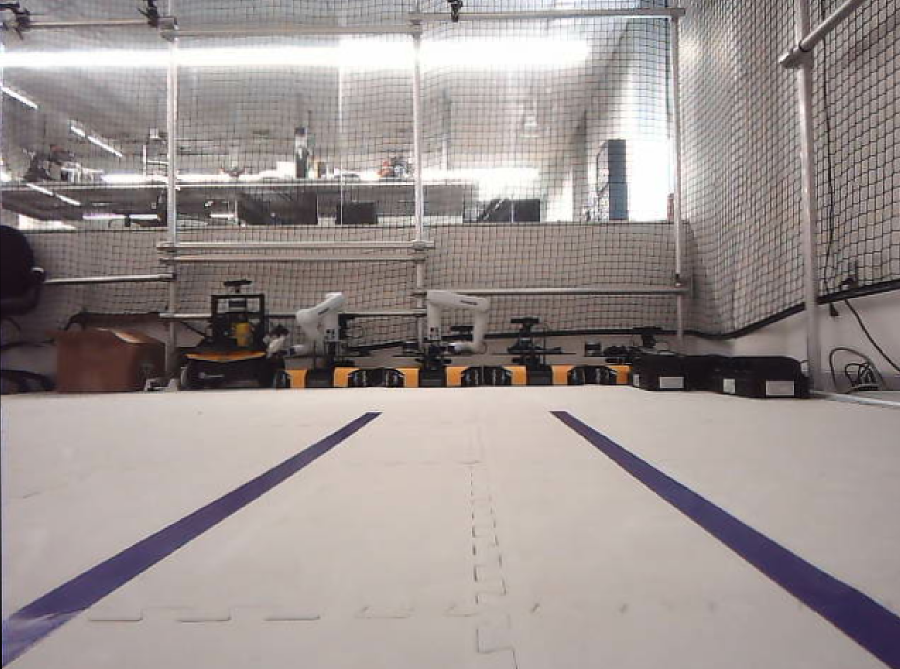
#> input picture nodes/test_images/11.png, 1800 x 1338 px (shown at 1/2 size)
$ python lane_util.py
#> lines starting #> are read from the running program, lines starting #| are printed output that depends on the picture; after the words box and inside, x2 and y2 are one past the last pixel; in counts of white or black regions, pixels touching at a corner belong together; long printed decimals are rounded
#> further down, image is the input picture: shape (1338, 1800, 3); mean B, G, R 144, 145.9, 155
import cv2
import numpy as np
import matplotlib.pyplot as plt
import time, copy
from PIL import Image

# https://hackthedeveloper.com/lane-detection-opencv-python/

def process_and_draw(image, visualize=False, scale_fac=500):
    # [6 lines of commented-out code are left out]

#> called with visualize = True, scale_fac = 500
    height, width = image.shape[:2]
#> height = 1338; width = 1800
    # plt.imshow(image)
    # plt.show()

    # cropped_image = image[int(height * 0.60):height, 10:width]
    crop_multiplier = 0.70
    cropped_image = image[int(height * crop_multiplier):height, 10:width]
    # [9 lines of commented-out code are left out]
    bilateral = cv2.bilateralFilter(cropped_image, d=35, sigmaColor=250, sigmaSpace=50)
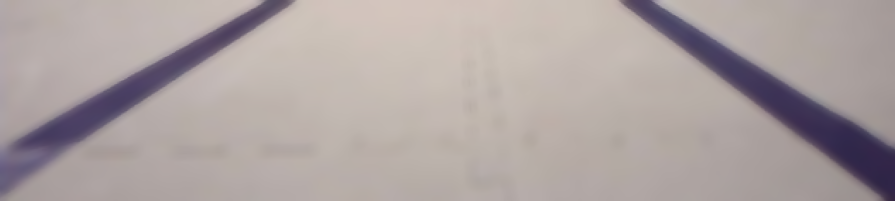
#> bilateral: shape (402, 1790, 3) (shown at 1/2 size); mean B, G, R 161.9, 162.8, 173
    # plt.imshow(bilateral, cmap='gray')
    # plt.show()

    # converting to grayscale
    gray = cv2.cvtColor(bilateral, cv2.COLOR_BGR2GRAY)
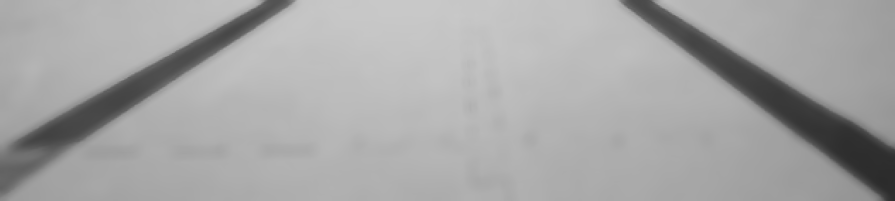
#> gray: shape (402, 1790) (shown at 1/2 size); min 43, max 200, mean 165.8
    # [10 lines of commented-out code are left out]
    edges = cv2.Canny(gray, 50, 100)
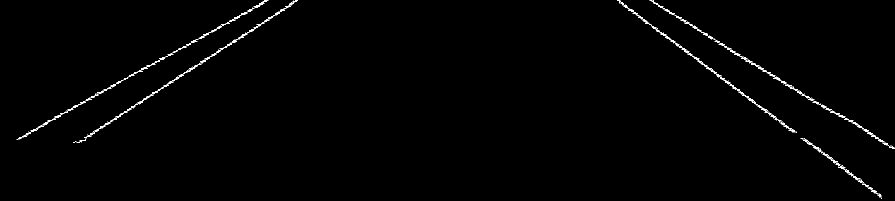
#> edges: shape (402, 1790) (shown at 1/2 size); 0.76% white in thin lines or dots
    # plt.imshow(edges)
    # plt.show()

    # hough transform
    lines_right = cv2.HoughLinesP(edges, rho=6, theta=np.pi/105, threshold=160, minLineLength=125, maxLineGap=10)
#> lines_right = 23 rows, first 6: [1300, 0, 1663, 224], [1237, 0, 1589, 264], [161, 283, 590, 0], [135, 219, 524, 9], [1239, 5, 1584, 263], [1299, 0, 1661, 224]
    lines_left = cv2.HoughLinesP(edges, rho=6, theta=np.pi/75, threshold=160, minLineLength=125, maxLineGap=10)
#> lines_left = 23 rows, first 6: [1236, 0, 1549, 238], [1237, 0, 1584, 263], [155, 284, 366, 150], [1455, 99, 1594, 179], [165, 207, 341, 106], [275, 205, 586, 7]

    if lines_right is None or lines_left is None:
        return [None, None]

    if len(lines_right) == 0 or len(lines_left) == 0:
        return [None, None]

    # [:, 0:int((width)//2)]
    # [:, int((width)//2):width]
    # print(f"left: {len(lines_left)}")
    # print(f"right: {len(lines_right)}")
    lines = np.concatenate((lines_left, lines_right))
#> lines = 46 rows, first 6: [1236, 0, 1549, 238], [1237, 0, 1584, 263], [155, 284, 366, 150], [1455, 99, 1594, 179], [165, 207, 341, 106], [275, 205, 586, 7]
    # print(lines)
    cropped_image = bilateral
    if visualize:
        # drawing lines
        line_image = np.zeros_like(cropped_image)
        # line_image = np.zeros_like(image)
        left_lines = []
        right_lines = []

        left_x_coords = []
        right_x_coords = []

        x_coords = []
        y_coords = []

        # print(lines)

        if lines is None:
            return [None, None]

        for line in lines:
            x1, y1, x2, y2 = line[0]

            # height_chopped = height - cropped_image.shape[0] - 10
            # y1 += height_chopped
            # y2 += height_chopped

            x_coords.append(x1)
            x_coords.append(x2)
            y_coords.append(y1)
            y_coords.append(y2)

            left_color = (0, 255, 0)
            right_color = (0, 0, 255)

            line_width = 3

            if x1 < (width / 2):
                cv2.line(line_image, (x1, y1), (x2, y2), left_color, line_width)
                # print(f"left: {line}")
                left_lines.append(line[0])
                left_x_coords.append(x1)
                left_x_coords.append(x2)
            else:
                cv2.line(line_image, (x1, y1), (x2, y2), right_color, line_width)
                # print(f"right: {line}")
                right_lines.append(line[0])
                right_x_coords.append(x1)
                right_x_coords.append(x2)
#> this loop made 46 passes
#> (x1, y1, x2, y2) on passes 1 to 12: (1236, 0, 1549, 238), (1237, 0, 1584, 263), (155, 284, 366, 150), (1455, 99, 1594, 179), (165, 207, 341, 106), (275, 205, 586, 7), (221, 171, 412, 71), (1326, 13, 1524, 138), (1613, 192, 1761, 278), (1303, 0, 1479, 111), (1407, 128, 1585, 263), (154, 284, 521, 51)
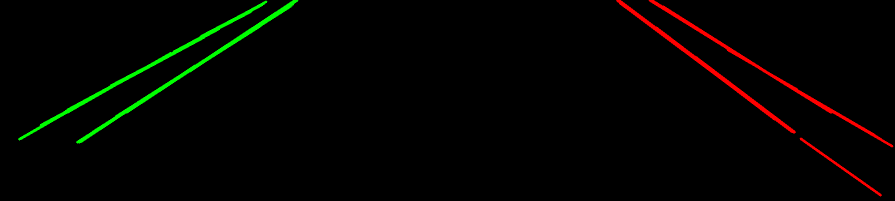
#> line_image: shape (402, 1790, 3) (shown at 1/2 size); mean of channels 0, 1, 2 0, 3.1, 3.1; drawn as B, G, R
#> after the loop, left_lines = 23 items, first 6: [155, 284, 366, 150], [165, 207, 341, 106], [275, 205, 586, 7], [221, 171, 412, 71], [154, 284, 521, 51], [38, 278, 234, 165]; left_x_coords = 46 values, max 594 at index 43, min 38 at index 10, mean 325.5; right_lines = 23 items, first 6: [1236, 0, 1549, 238], [1237, 0, 1584, 263], [1455, 99, 1594, 179], [1326, 13, 1524, 138], [1613, 192, 1761, 278], [1303, 0, 1479, 111]; right_x_coords = 46 values, max 1784 at index 41, min 1234 at index 20, mean 1479.3; x_coords = 92 values, max 1784 at index 83, min 38 at index 24, mean 902.4; y_coords = 92 values, max 390 at index 65, min 0 at index 0, mean 143.4

        # x_avg = np.average(x_coords)
        # print(x_avg)
        left_avg = np.average(left_x_coords)
#> left_avg = 325.5
        right_avg = np.average(right_x_coords)
#> right_avg = 1479.3
        x_avg = (left_avg + right_avg) / 2
#> x_avg = 902.4
        # print(left_avg)
        # print(right_avg)
        # print(x_avg)
        y_avg = np.average(y_coords)
#> y_avg = 143.4

        center_x = width / 2
#> center_x = 900
        center_y = height / 2
#> center_y = 669
        offset = (width / 2) - x_avg
#> offset = -2.39
        # offset_x = center_x + int(center_x * offset)

        # cv2.circle(line_image, (int(center_x), int(center_y)), 5, (0, 0, 255), -1)
        # cv2.line(line_image, (int(center_x), int(center_y)), (int(offset_x), int(center_y)), (0,0,255), 3)

        font = cv2.FONT_HERSHEY_SIMPLEX
#> font = 0
        fontColor = (0, 0, 0)
        fontSize = 1.5
        cv2.putText(cropped_image, 'img center: {:.4f} px'.format(center_x), (int(center_x) - 300, 200), font, fontSize, fontColor, 4)
        cv2.putText(cropped_image, 'lane center: {:.4f} px'.format(x_avg), (int(center_x) - 300, 250), font, fontSize, fontColor, 4)
        cv2.putText(cropped_image, 'offset: {:.4f} px'.format(offset), (int(center_x) - 300, 300), font, fontSize, fontColor, 4)
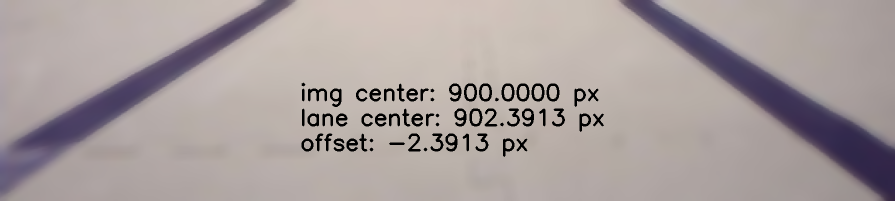
#> cropped_image: shape (402, 1790, 3) (shown at 1/2 size); mean B, G, R 157.7, 158.5, 168.5

        # overlyaing lane lines on original image
        final_image = cv2.addWeighted(cropped_image, 0.8, line_image, 1, 0)
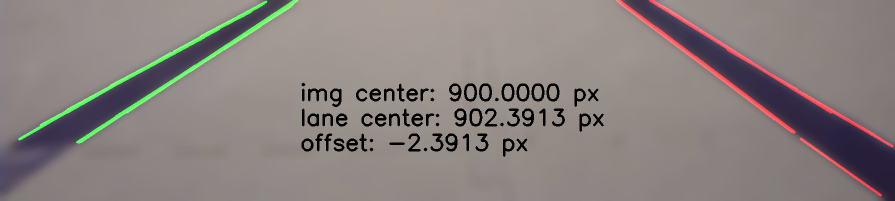
#> final_image: shape (402, 1790, 3) (shown at 1/2 size); mean B, G, R 126.2, 128.7, 136.7

        # [8 lines of commented-out code are left out]
        image_copy = copy.deepcopy(image)
        image_copy[int(height * crop_multiplier):height, 10:width, :] = final_image[:, :, :]
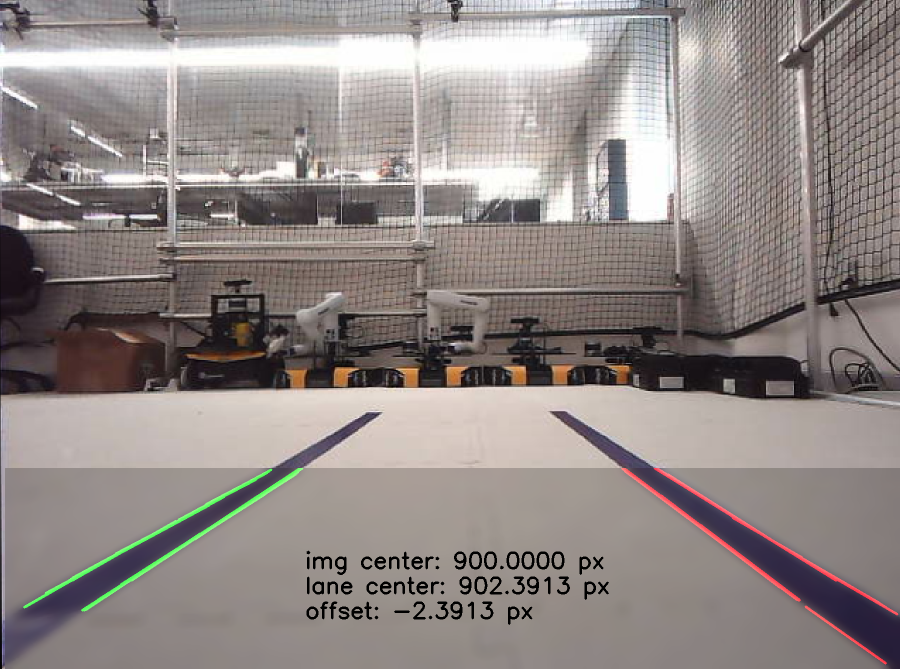
#> image_copy: shape (1338, 1800, 3) (shown at 1/2 size); mean B, G, R 133.3, 135.7, 144.2

        # plt.imshow(image_copy)
        # plt.show()
    else:
        left_x_coords = []
        right_x_coords = []

        x_coords = []
        y_coords = []

        if lines is None:
            return [None]

        for line in lines:
            x1, y1, x2, y2 = line[0]

            x_coords.append(x1)
            x_coords.append(x2)
            y_coords.append(y1)
            y_coords.append(y2)

            if x1 < (width / 2):
                left_x_coords.append(x1)
                left_x_coords.append(x2)
            else:
                right_x_coords.append(x1)
                right_x_coords.append(x2)

        # x_avg = np.average(x_coords)
        # print(x_avg)
        left_avg = np.average(left_x_coords)
        right_avg = np.average(right_x_coords)
        x_avg = (left_avg + right_avg) / 2
        # print(left_avg)
        # print(right_avg)
        # print(x_avg)
        y_avg = np.average(y_coords)

        center_x = width / 2
        offset = (width / 2) - x_avg

    if visualize:
        return [offset, image_copy]
    return [offset]

if __name__ == '__main__':
    # [39 lines of commented-out code are left out]

    image = cv2.imread('test_images/11.png')
    offset, image = process_and_draw(image, visualize=True)
#> offset = -2.39
    print(offset)
#| -2.391
    plt.imshow(image)
    plt.show()
